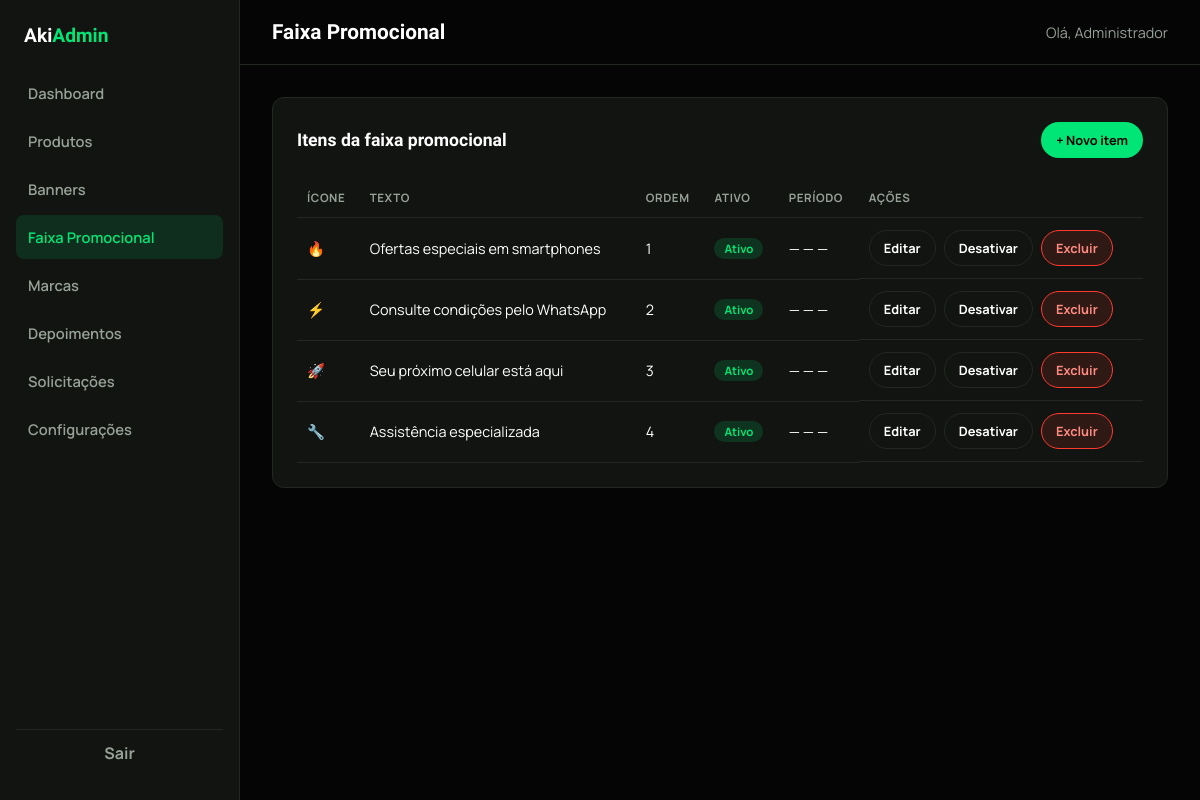
Page /admin/promotions.php (signed in) on the committed database.
### tables this page shows
CREATE TABLE IF NOT EXISTS promotional_bars (
    id INT UNSIGNED AUTO_INCREMENT PRIMARY KEY,
    text VARCHAR(200) NOT NULL,
    icon VARCHAR(20) NULL,
    ordering INT NOT NULL DEFAULT 0,
    is_active TINYINT(1) NOT NULL DEFAULT 1,
    start_date DATE NULL,
    end_date DATE NULL,
    created_at DATETIME NOT NULL DEFAULT CURRENT_TIMESTAMP
);

### config/config.php (called while the page is built, shortened)
<?php
function db(): PDO
{
    static $pdo = null;
    if ($pdo === null) {
        $dsn = sprintf('mysql:host=%s;port=%s;dbname=%s;charset=utf8mb4', DB_HOST, DB_PORT, DB_NAME);
        $pdo = new PDO($dsn, DB_USER, DB_PASS, [
            PDO::ATTR_ERRMODE => PDO::ERRMODE_EXCEPTION,
            PDO::ATTR_DEFAULT_FETCH_MODE => PDO::FETCH_ASSOC,
            PDO::ATTR_EMULATE_PREPARES => false,
        ]);
    }
    return $pdo;
}
require_once __DIR__ . '/../includes/functions.php';

### includes/functions.php (called while the page is built, shortened)
<?php
function e(?string $value): string
{
    return htmlspecialchars($value ?? '', ENT_QUOTES, 'UTF-8');
}

### admin/promotions.php (the view, shortened to what this page needs)
<?php
require_once __DIR__ . '/../config/config.php';
$items = [];
try { $items = db()->query('SELECT * FROM promotional_bars ORDER BY ordering ASC, id DESC')->fetchAll(); } catch (Throwable $ex) {}
require __DIR__ . '/includes/admin-header.php';
?>
<div class="card">
    <div class="card-header">
        <h2>Itens da faixa promocional</h2>
        <a href="/admin/promotion-form.php" class="btn btn-primary btn-sm">+ Novo item</a>
    </div>
    <table>
        <thead><tr><th>Ícone</th><th>Texto</th><th>Ordem</th><th>Ativo</th><th>Período</th><th>Ações</th></tr></thead>
        <tbody>
        <?php if (empty($items)): ?>
        <tr class="empty-row"><td colspan="6">Nenhum item cadastrado ainda.</td></tr>
        <?php else: foreach ($items as $it): ?>
        <tr>
            <td><?= e($it['icon'] ?? '') ?></td>
            <td><?= e($it['text']) ?></td>
            <td><?= (int)$it['ordering'] ?></td>
            <td><span class="status-pill <?= $it['is_active'] ? 'active-yes' : 'active-no' ?>"><?= $it['is_active'] ? 'Ativo' : 'Inativo' ?></span></td>
            <td><?= e($it['start_date'] ?? '—') ?> — <?= e($it['end_date'] ?? '—') ?></td>
            <td class="actions-cell">
                <a class="btn btn-ghost btn-sm" href="/admin/promotion-form.php?id=<?= (int)$it['id'] ?>">Editar</a>
                <form method="post" action="/admin/promotions.php" style="display:inline">
                    <button type="submit" class="btn btn-ghost btn-sm"><?= $it['is_active'] ? 'Desativar' : 'Ativar' ?></button>
                </form>
                <form method="post" action="/admin/promotions.php" style="display:inline">
                    <button type="submit" class="btn btn-danger btn-sm" data-confirm="Remover este item?">Excluir</button>
                </form>
            </td>
        </tr>
        <?php endforeach; endif; ?>
        </tbody>
    </table>
</div>
<?php require __DIR__ . '/includes/admin-footer.php'; ?>

### admin/assets/admin.css (style rules this page uses)
:root { --color-black: #050505; --color-surface: #111411; --color-surface-2: #171b17; --color-border: #232823; --color-green: #00e676; --color-white: #ffffff; --color-muted: #98a198; --color-red: #ff3b30; --font-heading: 'Sora', sans-serif; --font-body: 'Manrope', sans-serif; --radius: 12px; }
* { box-sizing: border-box; }
body { margin: 0; background: var(--color-black); color: var(--color-white); font-family: var(--font-body); }
a { color: inherit; text-decoration: none; }
.btn { display: inline-flex; align-items: center; justify-content: center; gap: 8px; padding: 12px 22px; border-radius: 999px; font-weight: 700; border: 1px solid transparent; cursor: pointer; font-family: var(--font-body); font-size: 0.9rem; transition: transform 0.2s ease, box-shadow 0.2s ease; }
.btn-primary { background: var(--color-green); color: #000; }
.btn-ghost { background: transparent; border-color: var(--color-border); color: var(--color-white); }
.btn-danger { background: rgba(255,59,48,0.12); color: #ff8a80; border-color: var(--color-red); }
.btn-sm { padding: 8px 14px; font-size: 0.8rem; }
.card { background: var(--color-surface); border: 1px solid var(--color-border); border-radius: var(--radius); padding: 24px; margin-bottom: 24px; }
.card-header { display: flex; align-items: center; justify-content: space-between; margin-bottom: 20px; gap: 12px; flex-wrap: wrap; }
.card-header h2 { margin: 0; font-family: var(--font-heading); font-size: 1.1rem; }
table { width: 100%; border-collapse: collapse; }
th, td { text-align: left; padding: 12px 10px; border-bottom: 1px solid var(--color-border); font-size: 0.9rem; }
th { color: var(--color-muted); font-weight: 700; text-transform: uppercase; font-size: 0.72rem; letter-spacing: 0.05em; }
.actions-cell { display: flex; gap: 8px; }
.status-pill { display: inline-block; padding: 3px 10px; border-radius: 999px; font-size: 0.72rem; font-weight: 700; }
.status-pill.published, .status-pill.active-yes { background: rgba(0,230,118,0.15); color: var(--color-green); }

### rows in the picture
promotional_bars: icon "🔥", text "Ofertas especiais em smartphones", ordering "1", is_active "Ativo", start_date "—", end_date "—"
promotional_bars: icon "⚡", text "Consulte condições pelo WhatsApp", ordering "2", is_active "Ativo", start_date "—", end_date "—"
promotional_bars: icon "🚀", text "Seu próximo celular está aqui", ordering "3", is_active "Ativo", start_date "—", end_date "—"
promotional_bars: icon "🔧", text "Assistência especializada", ordering "4", is_active "Ativo", start_date "—", end_date "—"

### other values in the picture
$pageTitle "Faixa Promocional"
$adminName "Administrador"
